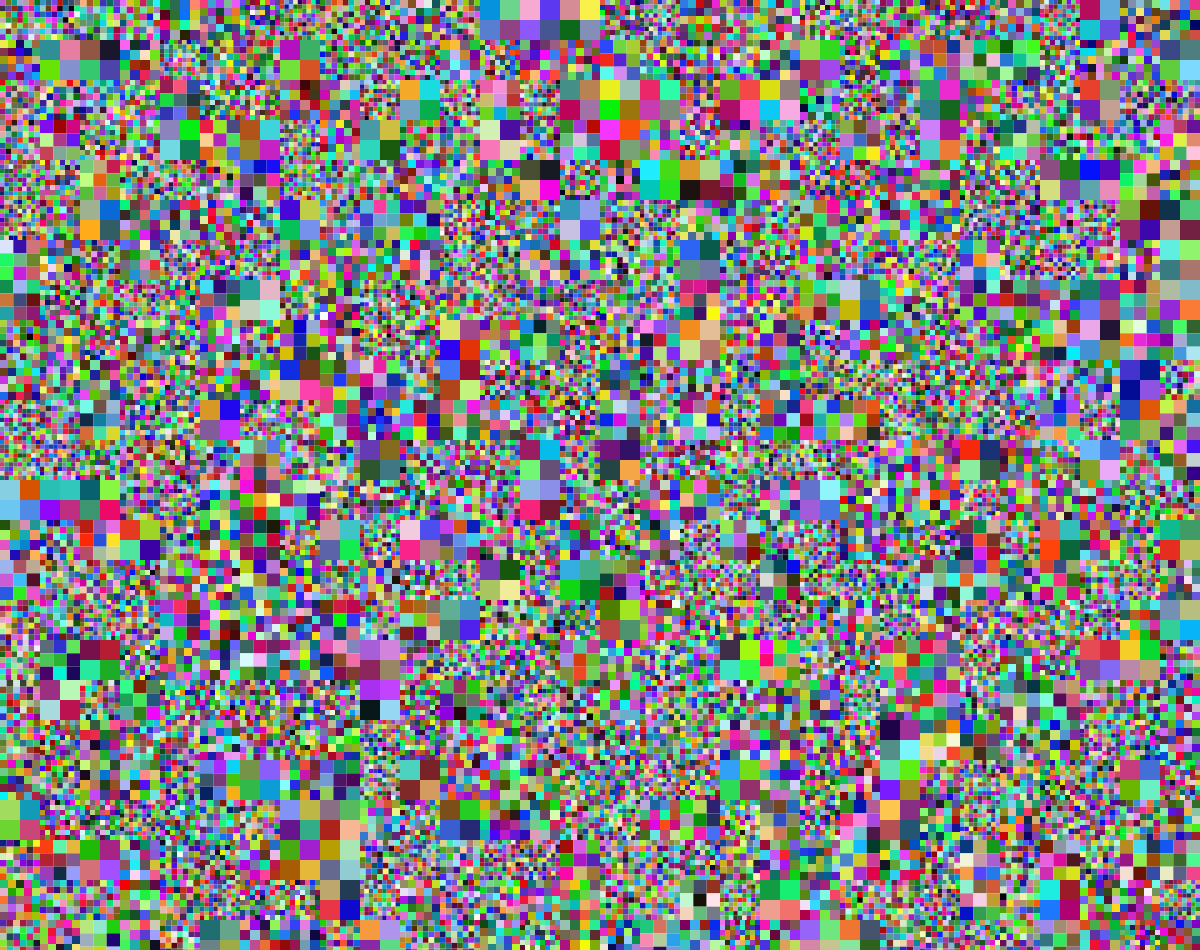
Frame 1 (no input)
Frame 60 (no input): identical to frame 1, image omitted
Frame 120 (the mouse pressed at the canvas centre since frame 60): identical to frame 1, image omitted

The p5.js sketch that drew this single still picture (run headless with seeded random() and noise() and a simulated clock; from frame 60 on, the mouse is pressed at the canvas centre):

// p5.js sketch
// ── sketch.js
//// GRID IMAGE PAINTING///////


let rows = 30;
let cols = 30;
let grid = [];
let size;
let on = false;


function setup() {
	createCanvas(windowWidth,windowHeight*0.95);
	noStroke();
	size = width/cols;
	for(i=0;i<rows;i++){
		for(e=0;e<cols;e++){
			grid[i*cols+e] = new SingleGrid(e,i,size,floor(random(2,10)));
			grid[i*cols+e].display();
		}
	}
}


function draw(){
	if(on==true){
	for(i=0;i<rows;i++){
		for(e=0;e<cols;e++){
			grid[i*cols+e].hit();
		}
	}
	}

}

function mousePressed(){
	if(on ==false){
		on=true;
		noCursor();
	}else{
		on = false;
		cursor();
		}
}


function SingleGrid(X,Y,S,N){
	this.x = X*size;
	this.y = Y*size;

	this.s = S;
	this.n = N;		
	this.grid = [];

	
	for(p=0;p<this.n;p++){
		for(l=0;l<this.n;l++){
			this.grid[p*this.n+l] = new Square(p,l,this.s/this.n);
		}
	}

	this.display = function(){
		fill(random(0,255));
		//rect(this.x,this.y,this.w,this.w);
		for(p=0;p<this.n;p++){
			for(l=0;l<this.n;l++){
				this.grid[p*this.n+l].display(this.x,this.y);
			}
		}
	}

	this.hit = function(){
		if(mouseX>this.x && mouseX<this.x+this.s && mouseY>this.y && mouseY<this.y+this.s){
			this.n = floor(random(2,20));
			for(a=0;a<this.n;a++){
				for(s=0;s<this.n;s++){
					this.grid[a*this.n+s] = new Square(a,s,this.s/this.n);
					this.grid[a*this.n+s].display(this.x,this.y);
				}
			}
		}
	}
}

function Square(X,Y,S){
	this.n = floor(random(2,10));
	this.x = X*S;
	this.y = Y*S;
	this.s = S;
	this.c = [random(0,255),random(0,255),random(0,255)];
	
	this.display = function(X,Y){
		fill(this.c[0],this.c[1],this.c[2]);
		rect(this.x+X,this.y+Y,this.s,this.s);
	}
// 	this.reColour = function(){
// 		for(q=0;q<3;q++){
// 			this.c[q] = random(0,255);
// 		}
// 	}

}
